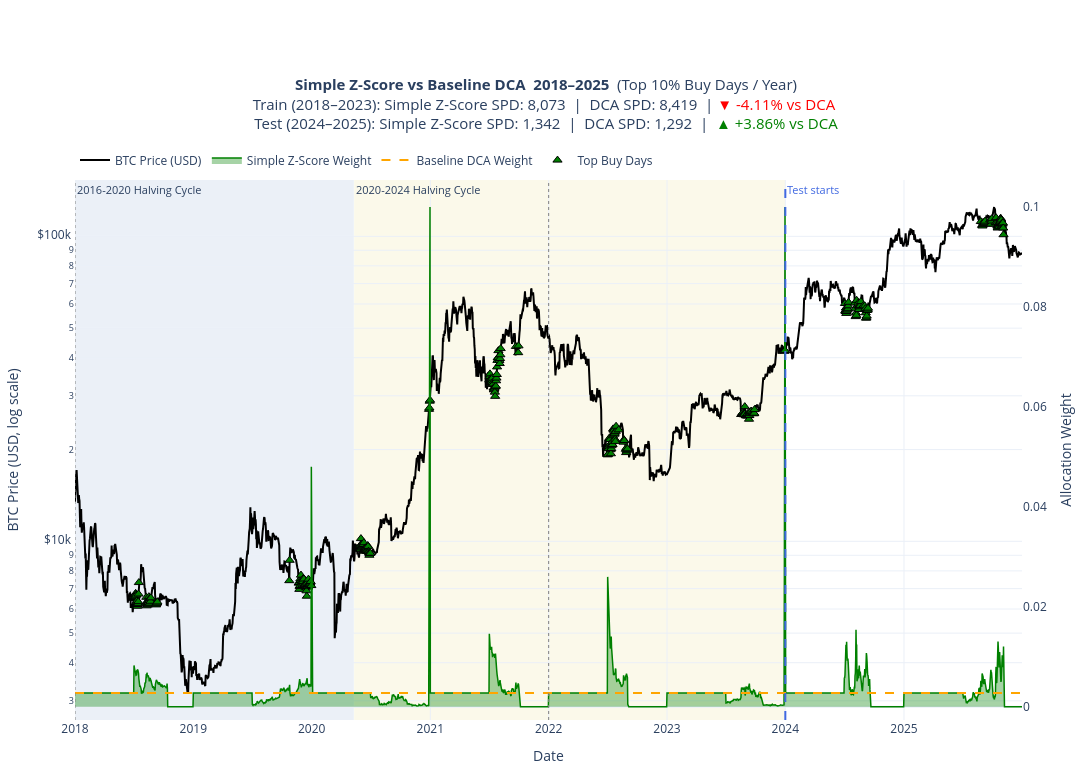

Notebook cell for this chart:
### Code cell
combined_plot_df = (
    pd.concat([merged_train.to_pandas(), merged_test.to_pandas()])
    .sort_values("date")
    .reset_index(drop=True)
)
combined_plot_df["date"] = pd.to_datetime(combined_plot_df["date"])

cols = plots.StrategyColumns(
    weight="dynamic_weight",
    spd="sats_per_dollar_dynamic",
    sats_accum="sats_accum_dynamic",
)

# Full period
full_plot = plots.plot_strategy_full_period(
    combined_plot_df, 
    cols, 
    "Simple Z-Score", 
    date_range=("2018-01-01", str(combined_plot_df["date"].max().date())),
    test_start_date="2024-01-01"
)
plt.show()

### Figure 1 — Plotly figure (JSON) as saved in the notebook; plotly's stock layout.template omitted (floating-point values rounded to 4 significant figures; data arrays with more than 128 entries replaced by an {"elided": "..."} marker saying what was removed)
{"data": [{"customdata": {"elided": "2920x8 mixed values"}, "hovertemplate": "<b>Date</b>: %{x|%Y-%m-%d}<br><b>Year</b>: %{customdata[0]}<br><b>Cycle</b>: %{customdata[1]}<br><b>BTC Price</b>: $%{y:,.2f}<br><b>Simple Z-Score Weight</b>: %{customdata[2]:.8f}<br><b>DCA Weight</b>: %{customdata[3]:.8f}<br><b>Simple Z-Score sats/$</b>: %{customdata[4]:,.2f}<br><b>DCA sats/$</b>: %{customdata[5]:,.2f}<br><b>Simple Z-Score sats accum.</b>: %{customdata[6]:,.2f}<br><b>DCA sats accum.</b>: %{customdata[7]:,.2f}<extra></extra>", "line": {"color": "black", "width": 2}, "mode": "lines", "name": "BTC Price (USD)", "type": "scatter", "x": {"elided": "2920 str values"}, "y": {"elided": "2920 float values"}, "yaxis": "y"}, {"customdata": {"elided": "2920x5 mixed values"}, "fill": "tozeroy", "fillcolor": "rgba(0, 128, 0, 0.35)", "hovertemplate": "<b>Date</b>: %{x|%Y-%m-%d}<br><b>Year</b>: %{customdata[0]}<br><b>Cycle</b>: %{customdata[1]}<br><b>Simple Z-Score Weight</b>: %{y:.8f}<br><b>BTC Price</b>: $%{customdata[2]:,.2f}<br><b>Simple Z-Score sats/$</b>: %{customdata[3]:,.2f}<br><b>Simple Z-Score sats accum.</b>: %{customdata[4]:,.2f}<extra></extra>", "line": {"color": "green", "width": 1.5}, "mode": "lines", "name": "Simple Z-Score Weight", "type": "scatter", "x": {"elided": "2920 str values"}, "y": {"elided": "2920 float values"}, "yaxis": "y2"}, {"customdata": {"elided": "2920x5 mixed values"}, "hovertemplate": "<b>Date</b>: %{x|%Y-%m-%d}<br><b>Year</b>: %{customdata[0]}<br><b>Cycle</b>: %{customdata[1]}<br><b>DCA Weight</b>: %{y:.8f}<br><b>BTC Price</b>: $%{customdata[2]:,.2f}<br><b>DCA sats/$</b>: %{customdata[3]:,.2f}<br><b>DCA sats accum.</b>: %{customdata[4]:,.2f}<extra></extra>", "line": {"color": "orange", "dash": "dash", "width": 2}, "mode": "lines", "name": "Baseline DCA Weight", "type": "scatter", "x": {"elided": "2920 str values"}, "y": {"elided": "2920 float values"}, "yaxis": "y2"}, {"customdata": {"elided": "296x3 float values"}, "hovertemplate": "<b>Top Buy Date</b>: %{x|%Y-%m-%d}<br><b>Year</b>: %{customdata[0]}<br><b>BTC Price</b>: $%{y:,.2f}<br><b>Simple Z-Score Weight</b>: %{customdata[1]:.8f}<br><b>Year Threshold</b>: %{customdata[2]:.8f}<extra></extra>", "marker": {"color": "green", "line": {"color": "black", "width": 1}, "size": 8, "symbol": "triangle-up"}, "mode": "markers", "name": "Top Buy Days", "type": "scatter", "x": {"elided": "296 str values"}, "y": {"elided": "296 float values"}, "yaxis": "y"}], "layout": {"annotations": [{"font": {"size": 11}, "showarrow": false, "text": "2016-2020 Halving Cycle", "x": "2018-01-01T00:00:00", "xanchor": "left", "xref": "x", "y": 1, "yanchor": "top", "yref": "y domain"}, {"font": {"size": 11}, "showarrow": false, "text": "2020-2024 Halving Cycle", "x": "2020-05-11T00:00:00", "xanchor": "left", "xref": "x", "y": 1, "yanchor": "top", "yref": "y domain"}, {"font": {"color": "royalblue", "size": 11}, "showarrow": false, "text": "Test starts", "x": 1704067200000, "xanchor": "left", "xref": "x", "y": 1, "yanchor": "top", "yref": "y domain"}], "height": 780, "hovermode": "x unified", "legend": {"orientation": "h", "x": 0, "xanchor": "left", "y": 1.01, "yanchor": "bottom"}, "margin": {"b": 60, "l": 70, "r": 70, "t": 180}, "shapes": [{"fillcolor": "rgba(176, 196, 222, 0.25)", "layer": "below", "line": {"width": 0}, "opacity": 1.0, "type": "rect", "x0": "2018-01-01T00:00:00", "x1": "2020-05-10T00:00:00", "xref": "x", "y0": 0, "y1": 1, "yref": "y domain"}, {"fillcolor": "rgba(238, 232, 170, 0.25)", "layer": "below", "line": {"width": 0}, "opacity": 1.0, "type": "rect", "x0": "2020-05-11T00:00:00", "x1": "2023-12-31T00:00:00", "xref": "x", "y0": 0, "y1": 1, "yref": "y domain"}, {"line": {"color": "gray", "dash": "dot", "width": 1}, "type": "line", "x0": "2010-08-16T00:00:00", "x1": "2010-08-16T00:00:00", "xref": "x", "y0": 0, "y1": 1, "yref": "y domain"}, {"line": {"color": "gray", "dash": "dot", "width": 1}, "type": "line", "x0": "2014-01-01T00:00:00", "x1": "2014-01-01T00:00:00", "xref": "x", "y0": 0, "y1": 1, "yref": "y domain"}, {"line": {"color": "gray", "dash": "dot", "width": 1}, "type": "line", "x0": "2018-01-01T00:00:00", "x1": "2018-01-01T00:00:00", "xref": "x", "y0": 0, "y1": 1, "yref": "y domain"}, {"line": {"color": "gray", "dash": "dot", "width": 1}, "type": "line", "x0": "2022-01-01T00:00:00", "x1": "2022-01-01T00:00:00", "xref": "x", "y0": 0, "y1": 1, "yref": "y domain"}, {"line": {"color": "royalblue", "dash": "dash", "width": 2}, "type": "line", "x0": 1704067200000, "x1": 1704067200000, "xref": "x", "y0": 0, "y1": 1, "yref": "y domain"}], "title": {"font": {"size": 15}, "text": "<b>Simple Z-Score vs Baseline DCA  2018–2025</b>  (Top 10% Buy Days / Year)<br>Train (2018–2023): Simple Z-Score SPD: 8,073  |  DCA SPD: 8,419  | <span style='color:red;'>▼ -4.11% vs DCA</span> <br>Test (2024–2025): Simple Z-Score SPD: 1,342  |  DCA SPD: 1,292  |  <span style='color:green;'>▲ +3.86% vs DCA</span>", "x": 0.5}, "width": 1450, "xaxis": {"range": ["2018-01-01T00:00:00", "2025-12-31T00:00:00"], "showgrid": true, "title": {"text": "Date"}}, "yaxis": {"showgrid": true, "side": "left", "tickprefix": "$", "title": {"text": "BTC Price (USD, log scale)"}, "type": "log"}, "yaxis2": {"overlaying": "y", "showgrid": false, "side": "right", "title": {"text": "Allocation Weight"}}}}
